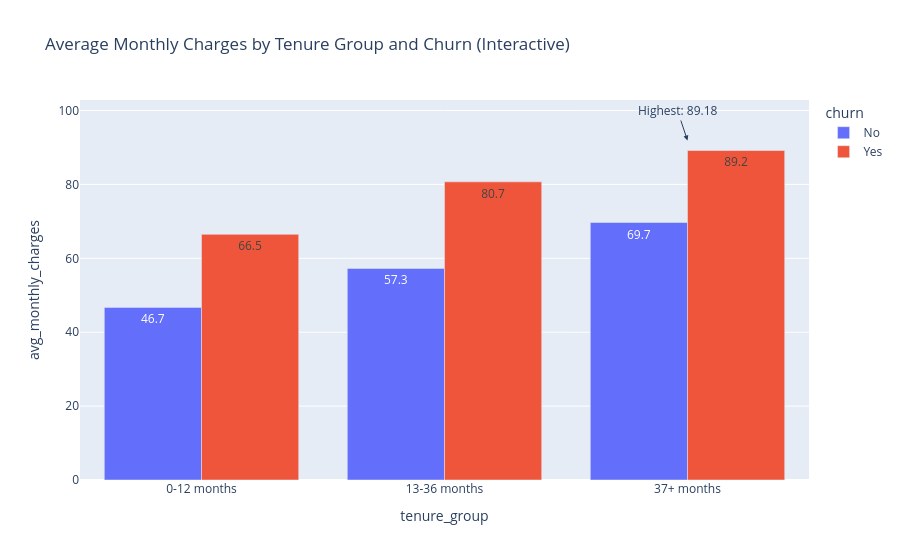

Notebook cell for this chart:
### Markdown cell above
## Interactive clustered bar (Plotly)

### Code cell
avg_long = avg_charges.reset_index().melt(id_vars="tenure_group", var_name="churn", value_name="avg_monthly_charges")

fig = px.bar(avg_long, x="tenure_group", y="avg_monthly_charges", color="churn",
             barmode="group", text_auto=".1f",
             title="Average Monthly Charges by Tenure Group and Churn (Interactive)")
fig.add_annotation(x="37+ months", y=89.18, text="Highest: 89.18", showarrow=True, arrowhead=2, yshift=10)
fig.show()

### Figure 1 — Plotly figure (JSON) as saved in the notebook; plotly's stock layout.template omitted (floating-point values rounded to 4 significant figures)
{"data": [{"alignmentgroup": "True", "hovertemplate": "churn=No<br>tenure_group=%{x}<br>avg_monthly_charges=%{y}<extra></extra>", "legendgroup": "No", "marker": {"color": "#636efa", "pattern": {"shape": ""}}, "name": "No", "offsetgroup": "No", "orientation": "v", "showlegend": true, "textposition": "auto", "texttemplate": "%{y:.1f}", "type": "bar", "x": ["0-12 months", "13-36 months", "37+ months"], "xaxis": "x", "y": [46.71, 57.26, 69.68], "yaxis": "y"}, {"alignmentgroup": "True", "hovertemplate": "churn=Yes<br>tenure_group=%{x}<br>avg_monthly_charges=%{y}<extra></extra>", "legendgroup": "Yes", "marker": {"color": "#EF553B", "pattern": {"shape": ""}}, "name": "Yes", "offsetgroup": "Yes", "orientation": "v", "showlegend": true, "textposition": "auto", "texttemplate": "%{y:.1f}", "type": "bar", "x": ["0-12 months", "13-36 months", "37+ months"], "xaxis": "x", "y": [66.49, 80.7, 89.18], "yaxis": "y"}], "layout": {"annotations": [{"arrowhead": 2, "showarrow": true, "text": "Highest: 89.18", "x": "37+ months", "y": 89.18, "yshift": 10}], "barmode": "group", "legend": {"title": {"text": "churn"}, "tracegroupgap": 0}, "title": {"text": "Average Monthly Charges by Tenure Group and Churn (Interactive)"}, "xaxis": {"anchor": "y", "domain": [0, 1], "title": {"text": "tenure_group"}}, "yaxis": {"anchor": "x", "domain": [0, 1], "title": {"text": "avg_monthly_charges"}}}}
